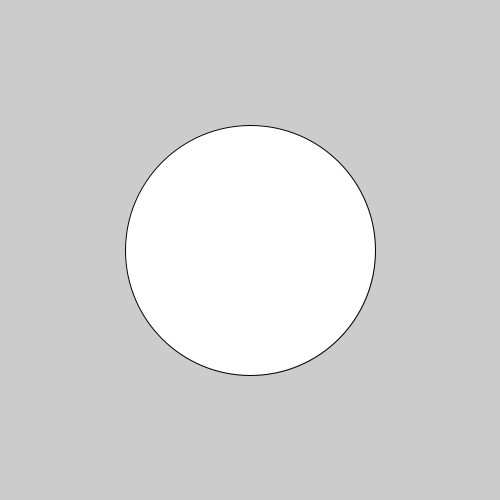
Frame 1 (no input)
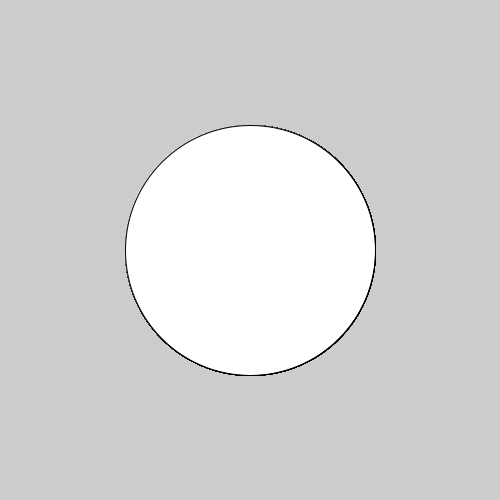
Frame 60 (the mouse pressed at the canvas centre just before this capture)
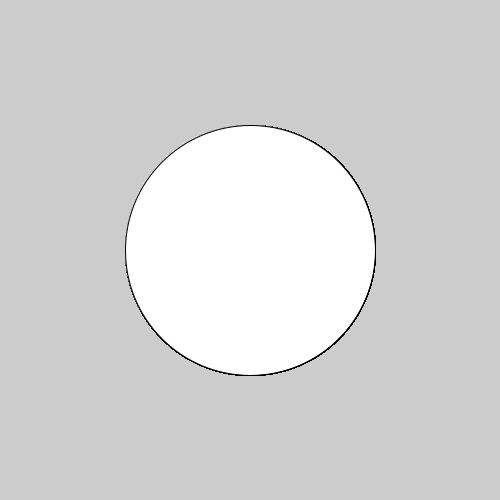
Frame 120 (the mouse held since frame 60 and released just before this capture)

The Processing sketch that drew these frames (run headless with seeded random() and noise(); from frame 60 on, the mouse is pressed at the canvas centre):

// Processing sketch: DataVisualization
// ── DataVisualization.pde
public void setup()
{
  size(500,500);
}
public void draw()
{
  ellipse(250,250,250,250);
}
